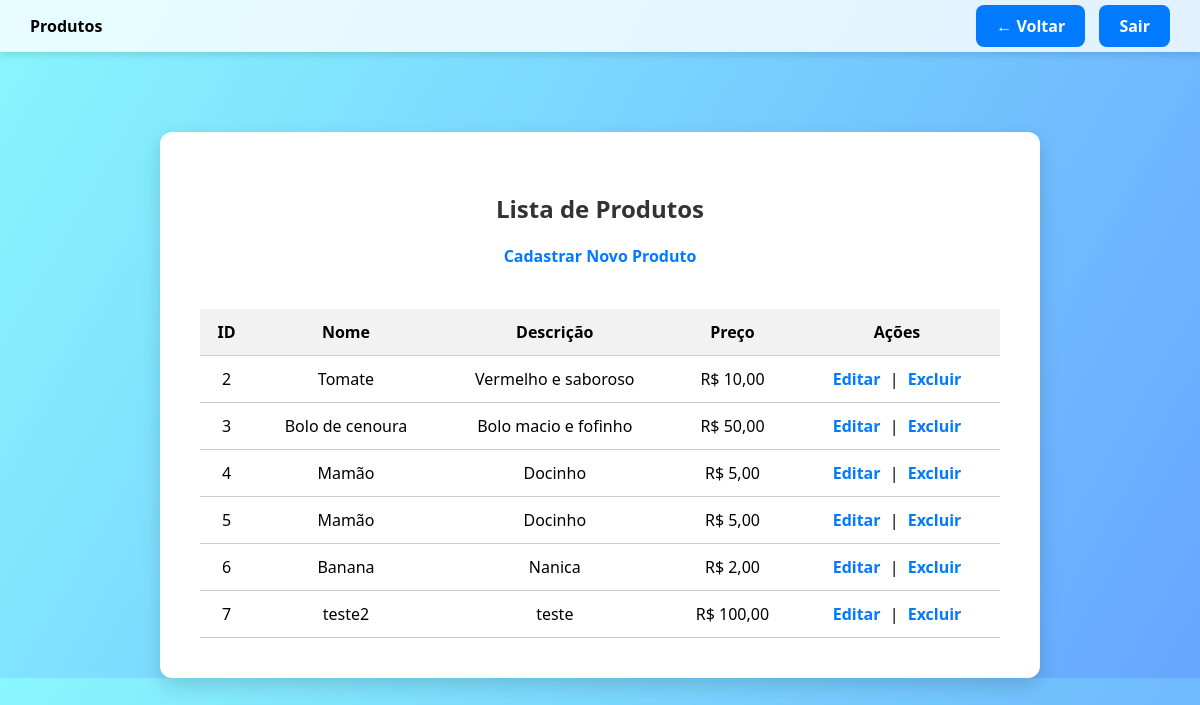
Screenshot of /crud/produtos.php (signed in) with the database file from the repository.
### tables this page shows
CREATE TABLE `produtos` (
  `id` int NOT NULL,
  `nome` varchar(100) NOT NULL,
  `descricao` varchar(100) NOT NULL,
  `preco` decimal(10,2) NOT NULL
);

### crud/produtos.php (the view, shortened to what this page needs)
<?php
require 'conexao.php';
$stmt = $conn->prepare("SELECT * FROM produtos");
$stmt->execute();
$produtos = $stmt->fetchAll(PDO::FETCH_ASSOC);
?>
<!DOCTYPE html>
<html lang="pt-BR">
<head>
</head>
<body>
    <div class="top-bar">
    <div><strong>Produtos</strong></div>
    <div>
        <a href="painel.php">← Voltar</a>
        <a href="logout.php">Sair</a>
    </div>
</div>
    <div class="container">
        <h2>Lista de Produtos</h2>
        <a href="cadastrar_produto.php">Cadastrar Novo Produto</a><br><br>
        <table>
            <tr>
                <th>ID</th>
                <th>Nome</th>
                <th>Descrição</th>
                <th>Preço</th>
                <th>Ações</th>
            </tr>
            <?php foreach ($produtos as $p): ?>
            <tr>
                <td><?= $p['id'] ?></td>
                <td><?= $p['nome'] ?></td>
                <td><?= $p['descricao'] ?></td>
                <td>R$ <?= number_format($p['preco'], 2, ',', '.') ?></td>
                <td class="acoes">
                    <a href="editar_produto.php?id=<?= $p['id'] ?>">Editar</a> |
                    <a href="excluir_produto.php?id=<?= $p['id'] ?>">Excluir</a>
                </td>
            </tr>
            <?php endforeach; ?>
        </table>
    </div>
</body>
</html>

### crud/produtos.php (style rules this page uses)
body { font-family: 'Segoe UI', Tahoma, Geneva, Verdana, sans-serif; background: linear-gradient(120deg, #89f7fe, #66a6ff); margin: 0; padding: 0; }
.top-bar { background-color: #ffffffcc; padding: 15px 30px; display: flex; justify-content: space-between; align-items: center; box-shadow: 0 4px 6px rgba(0,0,0,0.1); position: sticky; top: 0; z-index: 10; }
.top-bar a { text-decoration: none; padding: 10px 20px; margin-left: 10px; border-radius: 8px; font-weight: bold; color: white; background-color: #007bff; transition: background-color 0.3s; }
.container { background-color: white; padding: 40px; border-radius: 12px; box-shadow: 0 8px 20px rgba(0, 0, 0, 0.15); text-align: center; width: 90%; max-width: 800px; margin: 80px auto 0 auto; }
h2 { color: #333; margin-bottom: 20px; }
a { color: #007bff; text-decoration: none; font-weight: bold; }
table { width: 100%; border-collapse: collapse; margin-top: 20px; }
th, td { padding: 12px; border-bottom: 1px solid #ccc; }
th { background-color: #f2f2f2; }
.acoes a { margin: 0 5px; color: #007bff; }

### rows the page displays
produtos: id "2", nome "Tomate", descricao "Vermelho e saboroso", preco "10,00"
produtos: id "3", nome "Bolo de cenoura", descricao "Bolo macio e fofinho", preco "50,00"
produtos: id "4", nome "Mamão", descricao "Docinho", preco "5,00"
produtos: id "5", nome "Mamão", descricao "Docinho", preco "5,00"
produtos: id "6", nome "Banana", descricao "Nanica", preco "2,00"
produtos: id "7", nome "teste2", descricao "teste", preco "100,00"
